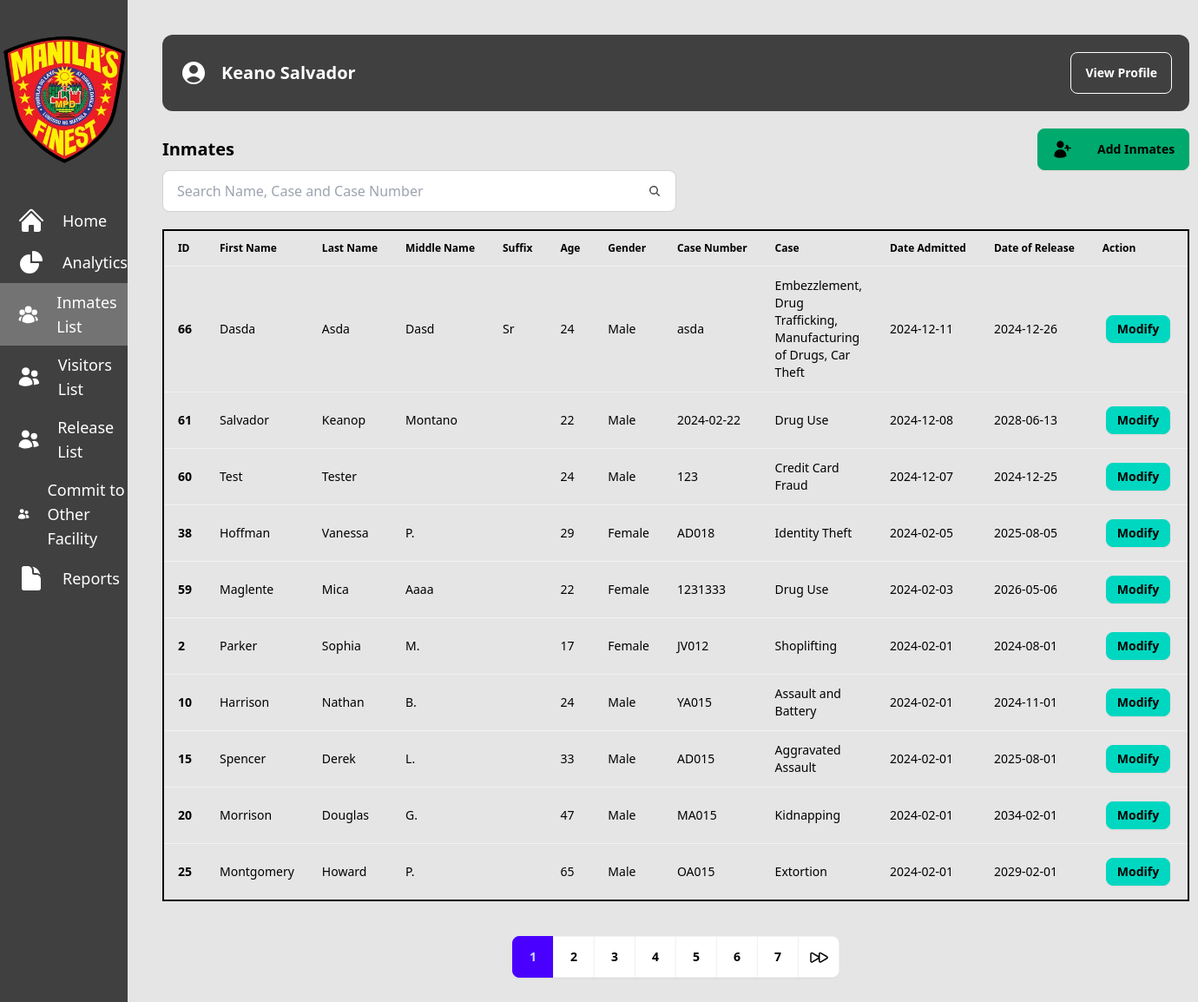
The app's page /inmates.php (signed in) with its own data.
### tables this page shows
CREATE TABLE `users` (
  `user_id` int(11) NOT NULL,
  `first_name` varchar(100) NOT NULL,
  `last_name` varchar(100) NOT NULL,
  `middle_name` varchar(100) DEFAULT NULL,
  `email` varchar(255) NOT NULL,
  `username` varchar(100) NOT NULL,
  `password_hashed` varchar(255) NOT NULL,
  `role` enum('Admin','User') NOT NULL,
  `verification_code` varchar(6) DEFAULT NULL,
  `status` enum('Pending','Verified','Suspended','Reviewing') DEFAULT 'Pending',
  `created_at` timestamp NOT NULL DEFAULT current_timestamp(),
  `updated_at` timestamp NOT NULL DEFAULT current_timestamp() ON UPDATE current_timestamp()
);

CREATE TABLE `inmates` (
  `id` bigint(20) UNSIGNED NOT NULL,
  `firstname` varchar(50) NOT NULL,
  `lastname` varchar(50) NOT NULL,
  `middlename` varchar(50) DEFAULT NULL,
  `gender` enum('Male','Female','Other') NOT NULL,
  `case_detail` text NOT NULL,
  `date_admitted` date DEFAULT NULL,
  `date_release` date DEFAULT NULL,
  `case_number` varchar(255) DEFAULT NULL,
  `image_path` varchar(255) DEFAULT NULL,
  `image_data_path` varchar(255) DEFAULT NULL,
  `verify_image` varchar(255) DEFAULT NULL,
  `status` enum('detained','released','reviewing','transferred') NOT NULL DEFAULT 'detained',
  `suffix` varchar(10) DEFAULT NULL,
  `birthday` date DEFAULT NULL,
  `emergency_contact` varchar(255) DEFAULT NULL,
  `arresting_officers` varchar(255) DEFAULT NULL,
  `ioc` varchar(255) DEFAULT NULL,
  `address` varchar(255) DEFAULT NULL,
  `date_time_arrested` datetime DEFAULT NULL
);

### inmates.php (the view, shortened to what this page needs)
<?php
require 'controllers/db_conn.php';
$username = $_SESSION['username'];
$stmt = $conn->prepare("SELECT * FROM users WHERE username = ?");
$stmt->bind_param("s", $username);
$stmt->execute();
$result = $stmt->get_result();
if ($result->num_rows > 0) {
    $user = $result->fetch_assoc();
} else {
    echo "No user found.";
    exit;
}
?>
<!DOCTYPE html>
<html lang="en">
<head>
    <link rel="stylesheet" href="node_modules/sweetalert2/dist/sweetalert2.min.css">
    <link rel="stylesheet" href="src/output.css">
</head>
<body class="bg-neutral-200">
    <div class="flex flex-row relative">
        <ul class="flex flex-col w-96 bg-neutral-700 text-white h-dvh sticky top-0">
            <img src="img/police-logo.png" alt="police-logo.png" class="my-10 self-center" style="width: 150px; height: 150px;">
            <li class="hover:bg-neutral-500">
                <a href="home.php" class="flex items-center pl-5 py-2">
                    <h1 class="pl-5 text-lg">Home</h1>
                </a>
            </li>
            <li class="dropdown">
                <div tabindex="0" role="button" class="hover:bg-neutral-500">
                    <div class="flex items-center pl-5 py-2">
                        <p class="pl-5 text-lg">Analytics</p>
                    </div>
                </div>
            </li>
            <li class="hover:bg-neutral-500 ">
                <a href="inmates.php" class="flex items-center pl-5 py-2 bg-neutral-500">
                    <h1 class="pl-5 text-lg">Inmates List</h1>
                </a>
            </li>
            <li class="hover:bg-neutral-500">
                <a href="visitors.php" class="flex items-center pl-5 py-2">
                    <h1 class="pl-5 text-lg">Visitors List</h1>
               </a>
            </li>
            <li class="hover:bg-neutral-500">
                <a href="release.php" class="flex items-center pl-5 py-2">
                    <h1 class="pl-5 text-lg">Release List</h1>
               </a>
            </li>
            <li class="hover:bg-neutral-500">
                <a href="transfered.php" class="flex items-center pl-5 py-2">
                    <h1 class="pl-5 text-lg">Commit to Other Facility</h1>
               </a>
            </li>
            <li class="hover:bg-neutral-500">
                <a href="reports.php" class="flex items-center pl-5 py-2">
                    <h1 class="pl-5 text-lg">Reports</h1>
                </a>
            </li>
        </ul>
        <div class="m-10 w-full">
            <div class="flex justify-between bg-neutral-700  p-5 rounded-xl mb-5">
                <div class="flex items-center gap-4 w-auto">
                    <h2 class="text-xl font-semibold text-white">
                        <?php echo htmlspecialchars($user['first_name'] . ' ' . $user['last_name']); ?>
                    </h2>
                </div>
                <div class="flex items-center gap-4">
                    <button class="btn btn-outline btn-neutral text-white" onclick="profile.showModal()">
                        View Profile
                    </button>
                </div>
            </div>
            <div class="text-black">
                <div class="flex items-center justify-between">
                    <p class="font-semibold text-xl">Inmates</p>
                    <button class="btn btn-success" onclick="addInmate.showModal()">
                        <h1 class="pl-5">Add Inmates</h1>
                    </button>
                </div>
                <label class="input input-bordered flex items-center bg-white gap-2 mb-5 w-1/2">
                <input type="text" id="searchInput" class="grow" placeholder="Search Name, Case and Case Number" oninput="searchInmates()" />
                    <svg
                        xmlns="http://www.w3.org/2000/svg"
                        viewBox="0 0 16 16"
                        fill="currentColor"
                        class="h-4 w-4 opacity-70">
                        <path
                        fill-rule="evenodd"
                        d="M9.965 11.026a5 5 0 1 1 1.06-1.06l2.755 2.754a.75.75 0 1 1-1.06 1.06l-2.755-2.754ZM10.5 7a3.5 3.5 0 1 1-7 0 3.5 3.5 0 0 1 7 0Z"
                        clip-rule="evenodd" />
                    </svg>
                </label>
                <table class="table border-2 border-black">
                  <thead>
                    <tr class="text-black text-md">
                      <th>ID</th>
                      <th>First Name</th>
                      <th>Last Name</th>
                      <th>Middle Name</th>
                      <th>Suffix</th>
                      <th>Age</th>
                      <th>Gender</th>
                      <th>Case Number</th>
                      <th>Case</th>
                      <th>Date Admitted</th>
                      <th>Date of Release</th>
                      <th>Action</th>
                    </tr>
                  </thead>
                  <tbody>
                        <?php
                        require 'controllers/db_conn.php';
                        $limit = 10;
                        $page = isset($_GET['page']) ? (int)$_GET['page'] : 1;
                        $start = ($page - 1) * $limit;
                        $total_results = $conn->query("SELECT COUNT(*) AS count FROM inmates")->fetch_assoc()['count'];
                        $total_pages = ceil($total_results / $limit);
                        $result = $conn->query("
                            SELECT
                                *,
                                TIMESTAMPDIFF(YEAR, birthday, CURDATE()) AS age
                            FROM inmates
                            WHERE status = 'detained'
                            ORDER BY date_admitted DESC
                            LIMIT $start, $limit
                        ");
                        if ($result->num_rows > 0) {
                            while($row = $result->fetch_assoc()) {
                                echo "<tr class='hover:bg-gray-300' data-id='" . $row['id'] . "'>";
                                echo "<th>{$row['id']}</th>";
                                echo "<td>{$row['lastname']}</td>";
                                echo "<td>{$row['firstname']}</td>";
                                echo "<td>{$row['middlename']}</td>";
                                echo "<td>{$row['suffix']}</td>";
                                echo "<td>" . ($row['birthday'] ? $row['age'] : 'N/A') . "</td>";
                                echo "<td>{$row['gender']}</td>";
                                echo "<td>{$row['case_number']}</td>";
                                echo "<td>{$row['case_detail']}</td>";
                                echo "<td>{$row['date_admitted']}</td>";
                                echo "<td>{$row['date_release']}</td>";
                                echo "<td>
                                        <div class='dropdown dropdown-bottom dropdown-end'>
                                            <div tabindex='0' role='button' class='btn btn-accent btn-sm m-1 text-black'>Modify</div>
                                                   <button class='btn btn-sm btn-info' onclick='viewInmatePage({$row['id']})'>
                                                    </button>
                                                    <button class='btn btn-sm btn-accent' onclick='transferInmate({$row['id']})'>
                                                    </button>
                                        </div>
                                    </td>";
                                echo "</tr>";
                            }
                        } else {
                            echo "<tr><td colspan='10'>No inmates found.</td></tr>";
                        }
                        ?>
                    </tbody>
                </table>
                <div class="flex justify-center">
                    <div class="join my-10">
                        <?php for ($i = 1; $i <= $total_pages; $i++): ?>
                            <input
                                class="join-item btn btn-square hover:bg-neutral-400  <?= $page == $i ? 'bg-green-400 text-white' : 'bg-white text-black' ?>"
                                type="radio"
                                name="options"
                                aria-label="<?= $i ?>"
                                value="<?= $i ?>"
                                <?= $page == $i ? 'checked="checked"' : '' ?>
                                onchange="window.location.href='?page=<?= $i ?>'" />
                        <?php endfor; ?>
                        <?php if ($page < $total_pages): ?>
                            <button
                                class="join-item btn btn-square bg-white hover:bg-neutral-400"
                                onclick="window.location.href='?page=<?= $page + 1 ?>'">
                            </button>
                        <?php endif; ?>
                    </div>
                </div>
                </div>
            </div>
        </div>
</body>
</html>

### records on screen
users: first_name+last_name "Keano Salvador"
inmates: id "66", lastname "Dasda", firstname "Asda", middlename "Dasd", suffix "Sr", age "24", gender "Male", case_number "asda", case_detail "Embezzlement, Drug Trafficking, Manufacturing of Drugs, Car Theft", date_admitted "2024-12-11", date_release "2024-12-26"
inmates: id "61", lastname "Salvador", firstname "Keanop", middlename "Montano", age "22", gender "Male", case_number "2024-02-22", case_detail "Drug Use", date_admitted "2024-12-08", date_release "2028-06-13"
inmates: id "60", lastname "Test", firstname "Tester", age "24", gender "Male", case_number "123", case_detail "Credit Card Fraud", date_admitted "2024-12-07", date_release "2024-12-25"
inmates: id "38", lastname "Hoffman", firstname "Vanessa", middlename "P.", age "29", gender "Female", case_number "AD018", case_detail "Identity Theft", date_admitted "2024-02-05", date_release "2025-08-05"
inmates: id "59", lastname "Maglente", firstname "Mica", middlename "Aaaa", age "22", gender "Female", case_number "1231333", case_detail "Drug Use", date_admitted "2024-02-03", date_release "2026-05-06"
inmates: id "2", lastname "Parker", firstname "Sophia", middlename "M.", age "17", gender "Female", case_number "JV012", case_detail "Shoplifting", date_admitted "2024-02-01", date_release "2024-08-01"
inmates: id "10", lastname "Harrison", firstname "Nathan", middlename "B.", age "24", gender "Male", case_number "YA015", case_detail "Assault and Battery", date_admitted "2024-02-01", date_release "2024-11-01"
inmates: id "15", lastname "Spencer", firstname "Derek", middlename "L.", age "33", gender "Male", case_number "AD015", case_detail "Aggravated Assault", date_admitted "2024-02-01", date_release "2025-08-01"
inmates: id "20", lastname "Morrison", firstname "Douglas", middlename "G.", age "47", gender "Male", case_number "MA015", case_detail "Kidnapping", date_admitted "2024-02-01", date_release "2034-02-01"
inmates: id "25", lastname "Montgomery", firstname "Howard", middlename "P.", age "65", gender "Male", case_number "OA015", case_detail "Extortion", date_admitted "2024-02-01", date_release "2029-02-01"
